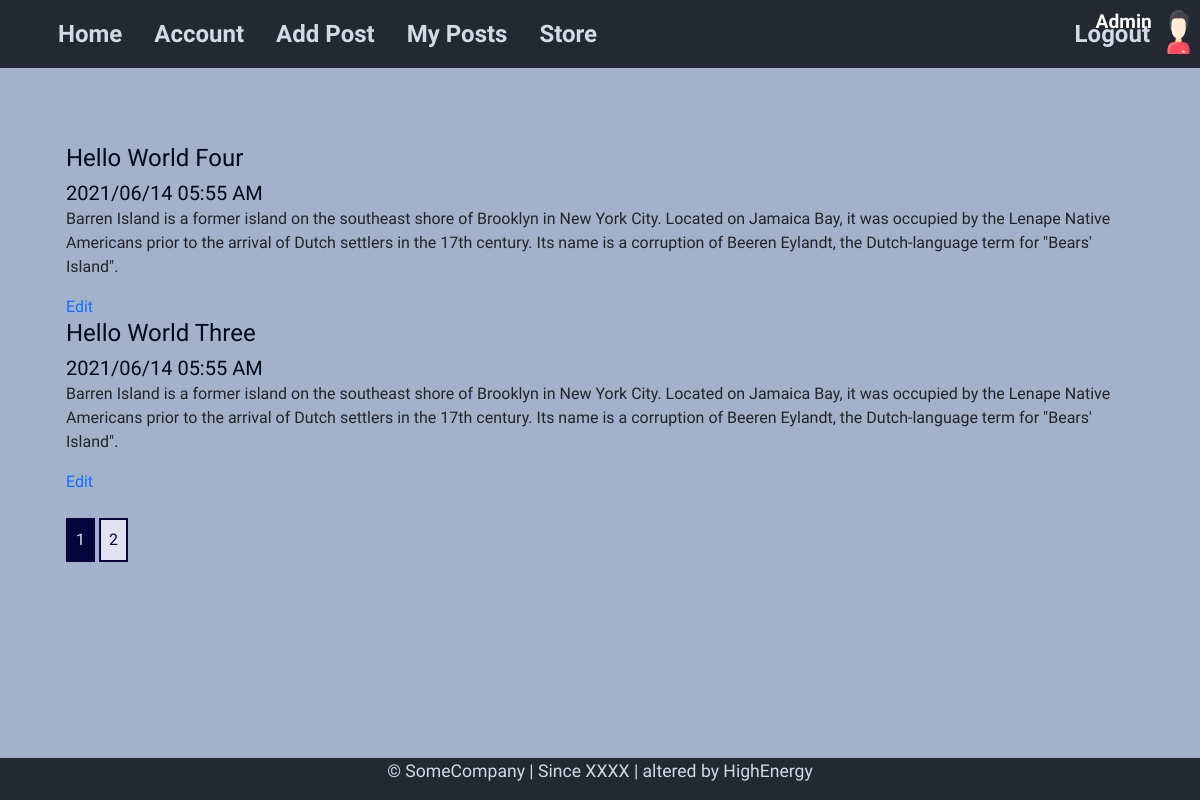
The app's page /post/my_posts (signed in) with its own data.
### models.py (models this page shows, shortened)
class User(db.Model, UserMixin):
    __tablename__ = 'user'
    id = db.Column(db.Integer, primary_key=True)
    username = db.Column(db.String(20), index=True, unique=True, nullable=False)
    email = db.Column(db.String(64), index=True, unique=True, nullable=False)
    hashed_password = db.Column(db.String(32), index=True, nullable=False)
    profile_picture = db.Column(db.String(20), nullable=False)
    gender = db.Column(db.String(10), nullable=False)
    joined_time = db.Column(db.DateTime, default=datetime.utcnow, nullable=False)
    coins = db.Column(db.Integer, index=True, nullable=False)
    user_post = db.relationship('Post', backref='user', cascade='all, delete, delete-orphan', lazy=True)
    emojis = db.relationship('Emoji', secondary=collection, backref=db.backref('users'))

class Post(db.Model):
    __tablename__ = 'post'
    id = db.Column(db.Integer, primary_key=True)
    title = db.Column(db.String(80), index=True, nullable=False)
    date_posted = db.Column(db.DateTime, default=datetime.utcnow, nullable=False)
    text = db.Column(db.Text, index=True, nullable=False)
    user_id = db.Column(db.Integer, db.ForeignKey('user.id', ondelete='cascade'), nullable=False)

### routes.py (the view)
@myApp.route('/post/my_posts')
@login_required
def ownedPost():
    page = request.args.get('page', 1, type=int)
    posts = Post.query.filter_by(user=current_user).order_by(Post.date_posted.desc()).paginate(page=page, per_page=2)
    return render_template('myposts.html', title='My Posts', posts=posts)

### models.py (called while the page is built)
@login_manager.user_loader
def load_user(user_id):
    return User.query.get(user_id)

### templates/myposts.html
{% extends 'base.html' %}
{% block content %}
    <div class="container">
        {% for post in posts.items %}
            <article>
                <h4>{{ post.title }}</h4>
                <h5>{{ post.date_posted.strftime('%Y/%m/%d %I:%M %p') }}</h5>
                <p>{{ post.text }}</p>
                <a class="to-edit" href="{{ url_for('editPost', post_id=post.id) }}">Edit</a>
            </article>
        {% endfor %}
        {% for page_num in posts.iter_pages() %}
            {% if page_num %}
                {% if posts.page == page_num %}
                    <a class="inline-links current" href="{{ url_for('ownedPost', page=pag_num) }}">{{ page_num }}</a>
                {% else %}
                    <a class="inline-links" href="{{ url_for('ownedPost', page=page_num) }}">{{ page_num }}</a>
                {% endif %}
            {% else %}
                ...
            {% endif %}
        {% endfor %}
    </div>
{% endblock %}

### templates/base.html (shortened to what this page needs)
<!DOCTYPE html>
<html lang="en">
<head>
    <link rel="stylesheet" href="{{ url_for('static', filename='bootstrap.min.css') }}">
    <link rel="stylesheet" href="{{ url_for('static', filename='styles.css') }}">
</head>
<body>
    <header class="container">
        <nav class="navbar navbar-expand-md nav-bg fixed-top">
            <div class="container">
                <div class="collapse navbar-collapse">
                    {% if current_user.is_authenticated %}
                        <a class="nav-link" href="{{ url_for('home') }}">Home</a>
                        <a class="nav-link" href="{{ url_for('account') }}">Account</a>
                        <a class="nav-link" href="{{ url_for('createPost') }}">Add Post</a>
                        <a class="nav-link" href="{{ url_for('ownedPost') }}">My Posts</a>
                        <a class="nav-link" href="{{ url_for('smile_store') }}">Store</a>
                    {% else %}
                        <a class="nav-link" href="{{ url_for('home') }}">Home</a>
                        <a class="nav-link" href="{{ url_for('about') }}">About</a>
                    {% endif %}
                </div>
                <div class="navbar-nav">
                    {% if current_user.is_authenticated %}
                        <a class="nav-link" href="{{ url_for('logout') }}">Logout</a>
                    {% else %}
                        <a class="nav-link" href="{{ url_for('login') }}">Login</a>
                        <a class="nav-link" href="{{ url_for('register') }}">Register</a>
                    {% endif %}
                </div>
                {% if current_user.is_authenticated %}
                    <div class="profile-container">
                        <img class="img-right" src="{{ url_for('static', filename='profile_pics/' + current_user.profile_picture) }}" alt="Not available">
                        <h3 class="name-right">{{ current_user.username | title }}</h3>
                    </div>
                {% endif %}
            </div>
        </nav>
    </header>
    <main class="container">
        <div class="container msg-flashes">
        </div>
        <div class="container">
            {% block content %}{% endblock %}
        </div>
    </main>
    <footer class="fixed-bottom">
        <div class="text-center">
            <p class="p-font">&copy; SomeCompany | <span>Since XXXX</span> | altered by HighEnergy</p>
        </div>
    </footer>
</body>
</html>

### static/styles.css (style rules this page uses)
body { background-color: #a3b1ca; font-family: 'Cairo', sans-serif; }
header { margin-bottom: 4em; font-size: 1.5em; }
footer { background-color: #232833; margin-top: 4em; width: 100%; }
h1, h2, h3, h4, h5, h6 { color: #030a1a; }
a { text-decoration: none; }
.msg-flashes { text-align: center; position: relative; height: 6vh; }
.nav-bg { background-color: #232833; }
.container .nav-link { color: #d3dae6; font-weight: bold; transition-property: color; transition-duration: 0.4s; transition-timing-function: ease-out; }
.p-font { font-size: 1.1em; color: #d3dae6; }
.inline-links { margin-top: 1.5em; display: inline-block; color: #06063d; border: 2px solid #06063d; background-color: #e2e2f3; padding: 0.5rem; }
.profile-container { padding: 5px; text-align: right; position: absolute; width: 12%; height: 100%; right: 0; top: 0; }
.name-right { padding: 5px; position: absolute; font-weight: bold; font-size: 0.8em; left: 0; width: 70%; height: 100%; color: #ffffff; }
.img-right { padding: 5px; position: absolute; right: 0; height: 80%; width: 30%; }
.current { background-color: #06063d; color: #e2e2f3; }
.media > #base-info > h3, h5 { display: inline; padding-right: 1.8rem; }

### records on screen
User: profile_picture (picture), username "Admin"
Post: title "Hello World Four", date_posted "2021/06/14 05:55 AM", text "Barren Island is a former island on the southeast shore of Brooklyn in New York City. Located on Jamaica Bay, it was occupied by the Lenape Native Americans prior to the arrival of Dutch settlers in the 17th century. Its name is a corruption of Beeren Eylandt, the Dutch-language term for \"Bears' Island\"."
Post: title "Hello World Three", date_posted "2021/06/14 05:55 AM", text "Barren Island is a former island on the southeast shore of Brooklyn in New York City. Located on Jamaica Bay, it was occupied by the Lenape Native Americans prior to the arrival of Dutch settlers in the 17th century. Its name is a corruption of Beeren Eylandt, the Dutch-language term for \"Bears' Island\"."

### other values on screen
{{ page_num }} "1"
{{ page_num }} "2"
